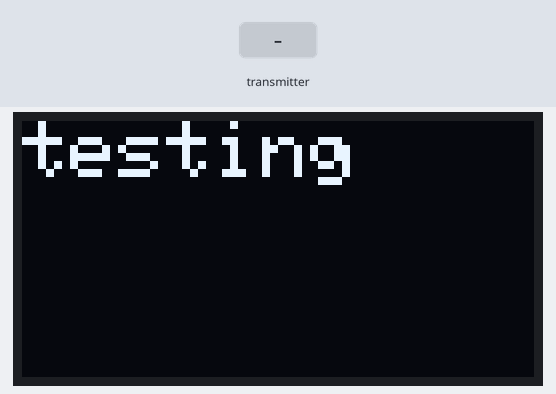
Simulated run of this program. Board: ESP8266 (NodeMCU). Parts: 128×64 one-colour display. The test bench sets the inputs (shaded band). What the program prints to the serial monitor is not drawn.

Above: at 1.4 s.
1.5 s: the transmitter starts sending value = 0
At 2.5 s:
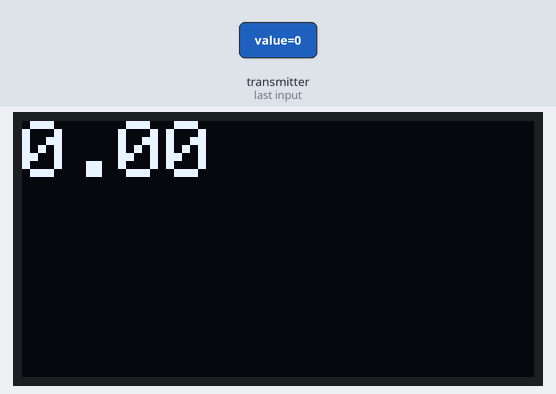
3.0 s: the transmitter starts sending value = 25
At 3.9 s:
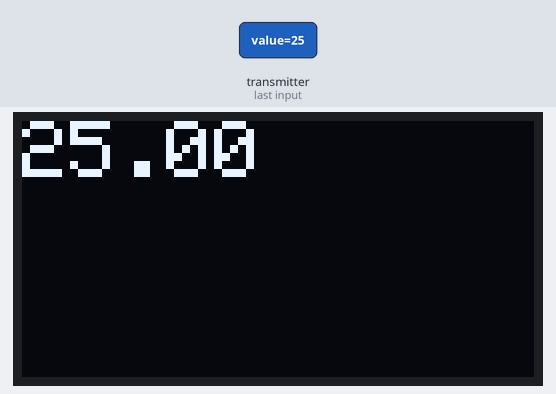
Timing chart, 0 to 6.0 s (numbered marks = the images above; inputs shaded):
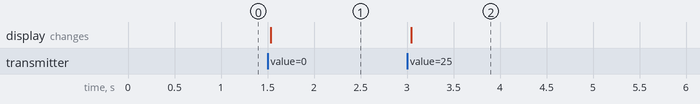

The program:

main.cpp
```cpp
#include "config.h"

#include <Adafruit_SSD1306.h>
#include <Arduino.h>
#include <ESP8266WiFi.h>
#include <MFRC522.h>
#include <SPI.h>
#include <Wire.h>
#include <espnow.h>

struct msg_card_id
{
  uint8_t card_id[4];
};

struct msg_measurement
{
  double value;
};

Adafruit_SSD1306 display(config::screen_width, config::screen_height, &Wire, -1);

MFRC522 rfid(config::pin_ss, config::pin_rst);

msg_measurement message_content;
volatile bool value_changed;

unsigned long last_card_time = 0;
const unsigned long card_time_threshold = 5000;

void On_data_sent(uint8_t* mac_addr, uint8_t status)
{
  char macStr[18];
  Serial.print("Packet to: ");
  snprintf(
      macStr, sizeof(macStr), "%02x:%02x:%02x:%02x:%02x:%02x", mac_addr[0], mac_addr[1], mac_addr[2], mac_addr[3], mac_addr[4], mac_addr[5]);
  Serial.print(macStr);
  Serial.print(" send status:\t");
  if (status)
  {
    Serial.println("Delivery Fail");
  }
  else
  {
    Serial.println("Delivery Success");
  }
}

void received_msg_callback(uint8_t* mac, uint8_t* incomingData, uint8_t len)
{
  memcpy(&message_content, incomingData, sizeof(message_content));
  Serial.print("Bytes received: ");
  Serial.println(len);
  Serial.print("measurement: ");
  Serial.println(message_content.value);
  value_changed = true;
}

bool is_card_my_card(byte uid[])
{
  for (int i = 0; i < 4; i++)
  {
    if (uid[i] != config::my_card_id[i])
    {
      return false;
    }
  }
  return true;
}

void send_msg(const uint8_t* adress, uint8_t* payload, int lenght)
{
  uint8_t _address[6];
  memcpy(_address, adress, 6);
  auto result = esp_now_send(_address, payload, lenght);
  Serial.println(result == 0 ? "Delivery Success" : "Delivery Fail");
}

void connect(const uint8_t* adress)
{
  uint8_t _address[sizeof(adress)];
  memcpy(_address, adress, sizeof(adress));
  esp_now_add_peer(_address, ESP_NOW_ROLE_SLAVE, 1, NULL, 0);
}

void setup()
{
  Serial.begin(115200);

  display.begin(SSD1306_SWITCHCAPVCC, 0x3C);
  display.clearDisplay();
  display.setTextSize(2);
  display.setTextColor(SSD1306_WHITE);
  display.setCursor(0, 0);
  display.print("testing");
  display.display();

  value_changed = false;

  WiFi.mode(WIFI_OFF);
  delay(100);

  WiFi.mode(WIFI_STA);

  if (esp_now_init() != 0)
  {
    Serial.println("Error initializing ESP-NOW");
  }

  esp_now_set_self_role(ESP_NOW_ROLE_COMBO);
  esp_now_register_recv_cb(received_msg_callback);

  connect(config::broadcast_address);

  SPI.begin();
  rfid.PCD_Init();
}

void loop()
{
  if (rfid.PICC_IsNewCardPresent() && rfid.PICC_ReadCardSerial())
  {
    if (millis() - last_card_time >= card_time_threshold)
    {
      if (is_card_my_card(rfid.uid.uidByte))
      {
        Serial.println("The correct card put on card scanner");
        send_msg(config::broadcast_address, rfid.uid.uidByte, rfid.uid.size);
      }
      else
      {
        Serial.println("The incorrect card put on card scanner");
      }
      last_card_time = millis();
    }
  }

  if (value_changed)
  {
    display.clearDisplay();
    display.setCursor(0, 0);
    display.print(message_content.value);
    display.display();
    value_changed = false;
  }
}
```

config.h
```cpp
#pragma once

#include <stdint.h>

namespace config
{
const uint8_t my_card_id[4] = {0xE0, 0x64, 0xA7, 0x19};

const uint8_t broadcast_address[] = {0xFF, 0xFF, 0xFF, 0xFF, 0xFF, 0xFF};

const uint8_t pin_rst = 9;
const uint8_t pin_ss = 10;

const uint8_t screen_width = 128;
const uint8_t screen_height = 64;
} // namespace config
```

Measured:
- after the input at 1.5 s, the display: changes at once (image 1)
- after the input at 3.0 s, the display: changes after 0.05 s (image 2)
